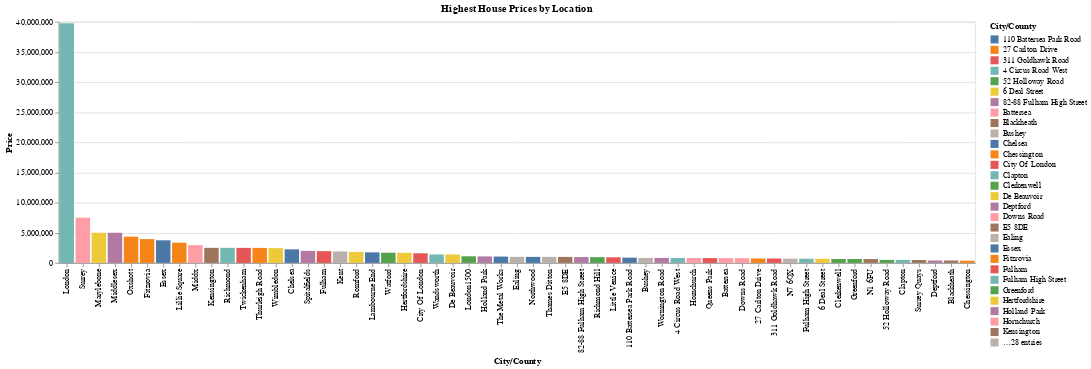

The code cell stored with this chart in its notebook:
### Code cell
# prompt: Using dataframe df_London: what are different area in London with higest price.  Draw histogram

import altair as alt

# Group the data by location, house type, and calculate the maximum price for each group
grouped_df = df_London.groupby(['City/County'])['Price'].max().reset_index()

# Create a histogram
chart = alt.Chart(grouped_df).mark_bar().encode(
    x=alt.X('City/County', sort='-y'),  # Sort locations by maximum price in descending order
    y='Price',
    color='City/County',
    tooltip=['City/County', 'Price']
).properties(
    title='Highest House Prices by Location '
)

chart

### Figure 1 — Vega-Lite specification as saved in the notebook (floating-point values rounded to 4 significant figures)
{"config": {"view": {"continuousWidth": 400, "continuousHeight": 300}}, "data": {"name": "data-2a7ba858b06e4d640354136687b0ab2e"}, "mark": "bar", "encoding": {"color": {"field": "City/County", "type": "nominal"}, "tooltip": [{"field": "City/County", "type": "nominal"}, {"field": "Price", "type": "quantitative"}], "x": {"field": "City/County", "sort": "-y", "type": "nominal"}, "y": {"field": "Price", "type": "quantitative"}}, "title": "Highest House Prices by Location ", "$schema": "https://vega.github.io/schema/vega-lite/v4.17.0.json", "datasets": {"data-2a7ba858b06e4d640354136687b0ab2e": [{"City/County": "110 Battersea Park Road", "Price": 875000}, {"City/County": "27 Carlton Drive", "Price": 730000}, {"City/County": "311 Goldhawk Road", "Price": 725000}, {"City/County": "4 Circus Road West", "Price": 820000}, {"City/County": "52 Holloway Road", "Price": 500000}, {"City/County": "6 Deal Street", "Price": 675000}, {"City/County": "82-88 Fulham High Street", "Price": 970000}, {"City/County": "Battersea", "Price": 799950}, {"City/County": "Blackheath", "Price": 399995}, {"City/County": "Bushey", "Price": 825000}, {"City/County": "Chelsea", "Price": 2250000}, {"City/County": "Chessington", "Price": 375000}, {"City/County": "City Of London", "Price": 1600000}, {"City/County": "Clapton", "Price": 490000}, {"City/County": "Clerkenwell", "Price": 650000}, {"City/County": "De Beauvoir", "Price": 1399950}, {"City/County": "Deptford", "Price": 400000}, {"City/County": "Downs Road", "Price": 785000}, {"City/County": "E5 8DE", "Price": 995000}, {"City/County": "Ealing", "Price": 1000000}, {"City/County": "Essex", "Price": 3750000}, {"City/County": "Fitzrovia", "Price": 3950000}, {"City/County": "Fulham", "Price": 1950000}, {"City/County": "Fulham High Street", "Price": 695000}, {"City/County": "Greenford", "Price": 650000}, {"City/County": "Hertfordshire", "Price": 1675000}, {"City/County": "Holland Park", "Price": 1075000}, {"City/County": "Hornchurch", "Price": 807995}, {"City/County": "Kensington", "Price": 2500000}, {"City/County": "Kent", "Price": 1900000}, {"City/County": "Lambourne End", "Price": 1750000}, {"City/County": "Lillie Square", "Price": 3350000}, {"City/County": "Little Venice", "Price": 935000}, {"City/County": "London", "Price": 39750000}, {"City/County": "London1500", "Price": 1100000}, {"City/County": "Marylebone", "Price": 5000000}, {"City/County": "Middlesex", "Price": 5000000}, {"City/County": "Middx", "Price": 2950000}, {"City/County": "N1 6FU", "Price": 640000}, {"City/County": "N7 6QX", "Price": 699500}, {"City/County": "Northwood", "Price": 1000000}, {"City/County": "Oxshott", "Price": 4350000}, {"City/County": "Queens Park", "Price": 800000}, {"City/County": "Richmond", "Price": 2500000}, {"City/County": "Richmond Hill", "Price": 950000}, {"City/County": "Romford", "Price": 1825000}, {"City/County": "Spitalfields", "Price": 2000000}, {"City/County": "Surrey", "Price": 7500000}, {"City/County": "Surrey Quays", "Price": 485000}, {"City/County": "Thames Ditton", "Price": 1000000}, {"City/County": "The Metal Works", "Price": 1050000}, {"City/County": "Thurleigh Road", "Price": 2485000}, {"City/County": "Twickenham", "Price": 2495000}, {"City/County": "Wandsworth", "Price": 1400000}, {"City/County": "Watford", "Price": 1695000}, {"City/County": "Wimbledon", "Price": 2450000}, {"City/County": "Wornington Road", "Price": 825000}]}}
